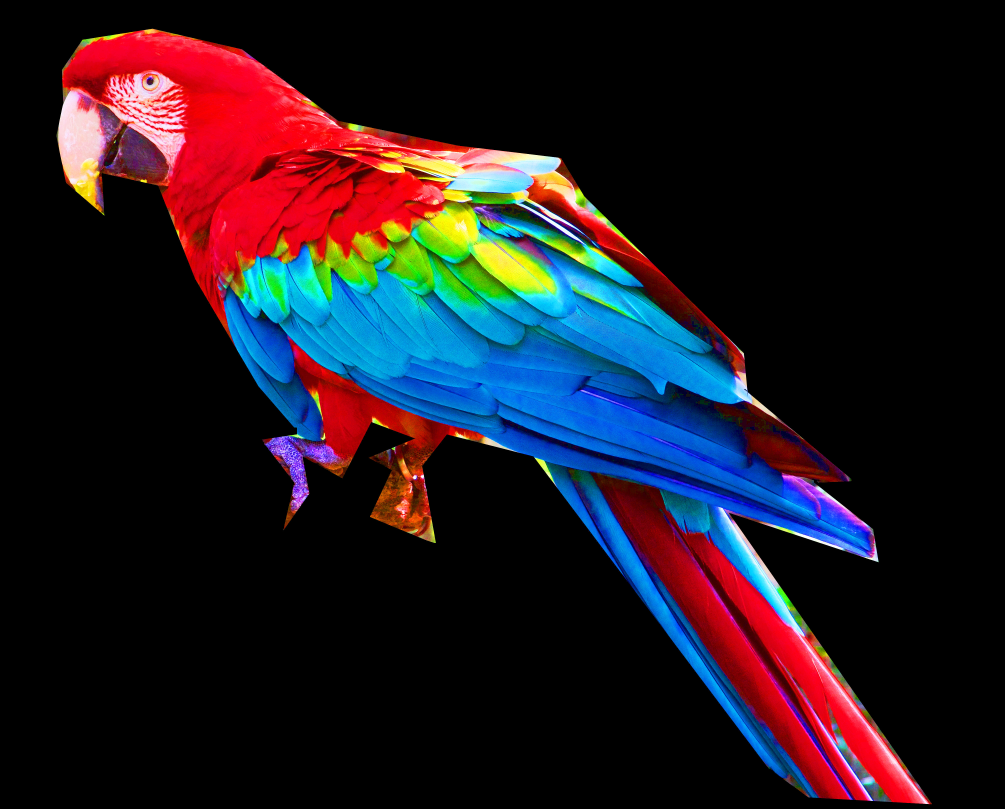
#> input picture word_cloud/examples/parrot-by-jose-mari-gimenez2.jpg, 4017 x 3235 px (shown at 1/4 size)
$ python parrot.py
#> lines starting #> are read from the running program, lines starting #| are printed output that depends on the picture; after the words box and inside, x2 and y2 are one past the last pixel; in counts of white or black regions, pixels touching at a corner belong together
"""
Image-colored wordcloud with boundary map
=========================================
A slightly more elaborate version of an image-colored wordcloud
that also takes edges in the image into account.
Recreating an image similar to the parrot example.
"""

import os
from PIL import Image

import numpy as np
import matplotlib.pyplot as plt
from scipy.ndimage import gaussian_gradient_magnitude

from wordcloud import WordCloud, ImageColorGenerator

# get data directory (using getcwd() is needed to support running example in generated IPython notebook)
d = os.path.dirname(__file__) if "__file__" in locals() else os.getcwd()

# load wikipedia text on rainbow
text = open(os.path.join(d, 'wiki_rainbow.txt')).read()
#> (reads word_cloud/examples/wiki_rainbow.txt from the repository)

# load image. This has been modified in gimp to be brighter and have more saturation.
parrot_color = np.array(Image.open(os.path.join(d, "parrot-by-jose-mari-gimenez2.jpg")))
#> parrot_color is the input picture: shape (3235, 4017, 3); mean R, G, B 32.5, 24.5, 32.5
# subsample by factor of 3. Very lossy but for a wordcloud we don't really care.
parrot_color = parrot_color[::3, ::3]
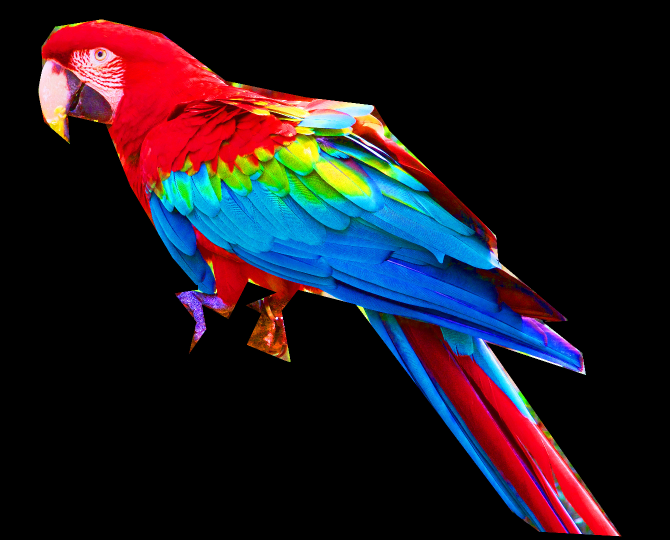
#> parrot_color: shape (1079, 1339, 3) (shown at 1/2 size); mean R, G, B 32.5, 24.4, 32.4

# create mask  white is "masked out"
parrot_mask = parrot_color.copy()
parrot_mask[parrot_mask.sum(axis=2) == 0] = 255
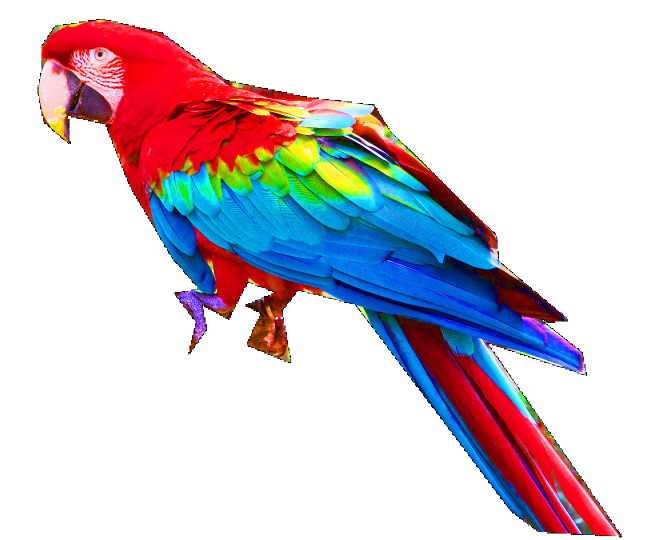
#> parrot_mask: shape (1079, 1339, 3) (shown at 1/2 size); mean R, G, B 211.2, 203.1, 211.1

# some finesse: we enforce boundaries between colors so they get less washed out.
# For that we do some edge detection in the image
edges = np.mean([gaussian_gradient_magnitude(parrot_color[:, :, i] / 255., 2) for i in range(3)], axis=0)
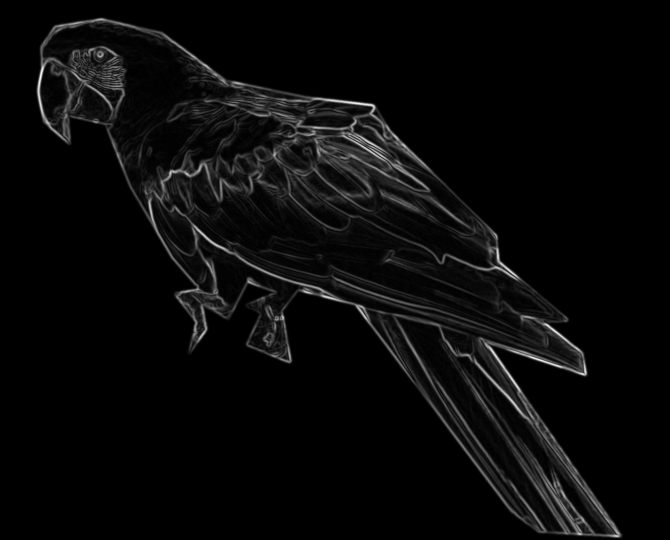
#> edges: shape (1079, 1339) float64 (shown at 1/2 size); min 0, max 0.189, mean 0.00701; drawn with min black and max white
parrot_mask[edges > .08] = 255
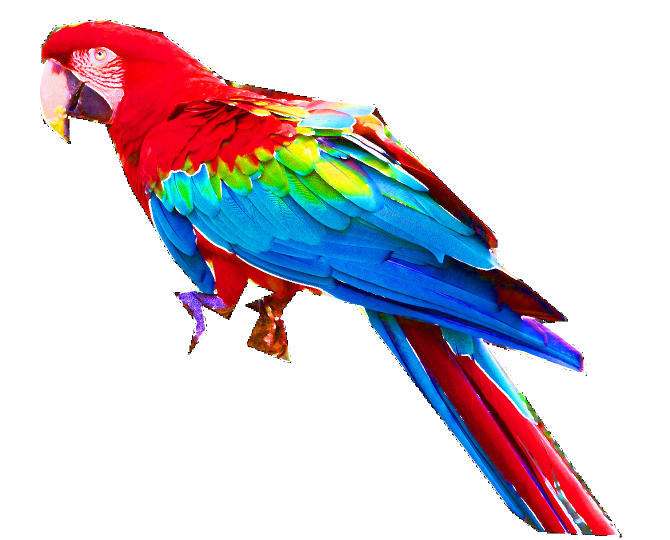
#> parrot_mask: shape (1079, 1339, 3) (shown at 1/2 size); 1.24% of pixels changed, all inside (x1, y1, x2, y2) = (75, 38, 1240, 1074)

# create wordcloud. A bit sluggish, you can subsample more strongly for quicker rendering
# relative_scaling=0 means the frequencies in the data are reflected less
# acurately but it makes a better picture
#> (the run stopped early here; a loop or call above may not have finished)
